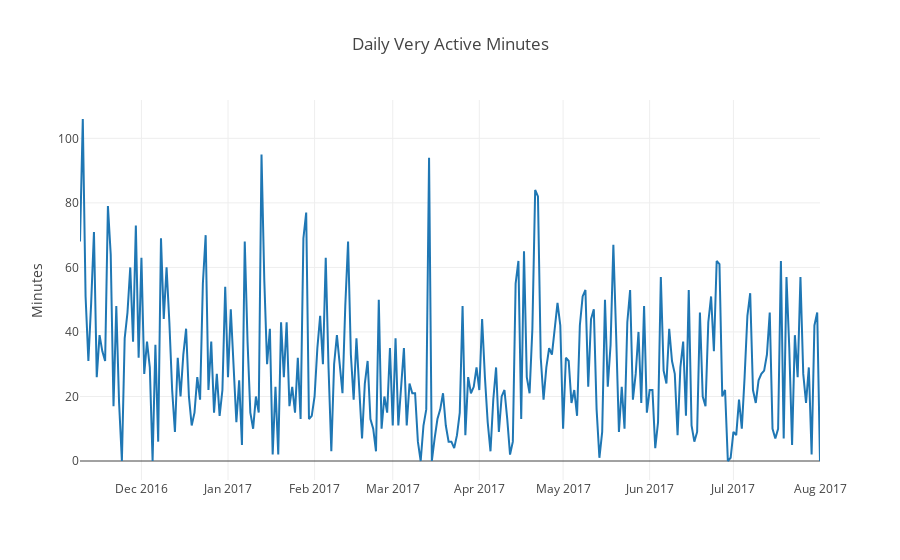

The code cell stored with this chart in its notebook:
### Code cell
toplot = df_activity['minutesVeryActive']

data = []

data.append(
    go.Scatter(
        x=toplot.index,
        y=toplot.values,
        name='Minutes Very Active'
    )
)


layout = go.Layout(
    title="Daily Very Active Minutes",
    yaxis=dict(
        title='Minutes'
    ),
)

fig = {
    'data': data,
    'layout': layout,
}

py.iplot(fig, filename='DailyVeryActiveMinutes')

### Figure 1 — Plotly figure (JSON) as saved in the notebook; plotly's stock layout.template omitted (floating-point values rounded to 4 significant figures; data arrays with more than 128 entries replaced by an {"elided": "..."} marker saying what was removed)
{"data": [{"name": "Minutes Very Active", "type": "scatter", "x": {"elided": "266 str values"}, "y": {"elided": "266 int values"}}], "layout": {"title": "Daily Very Active Minutes", "yaxis": {"title": "Minutes"}}}
